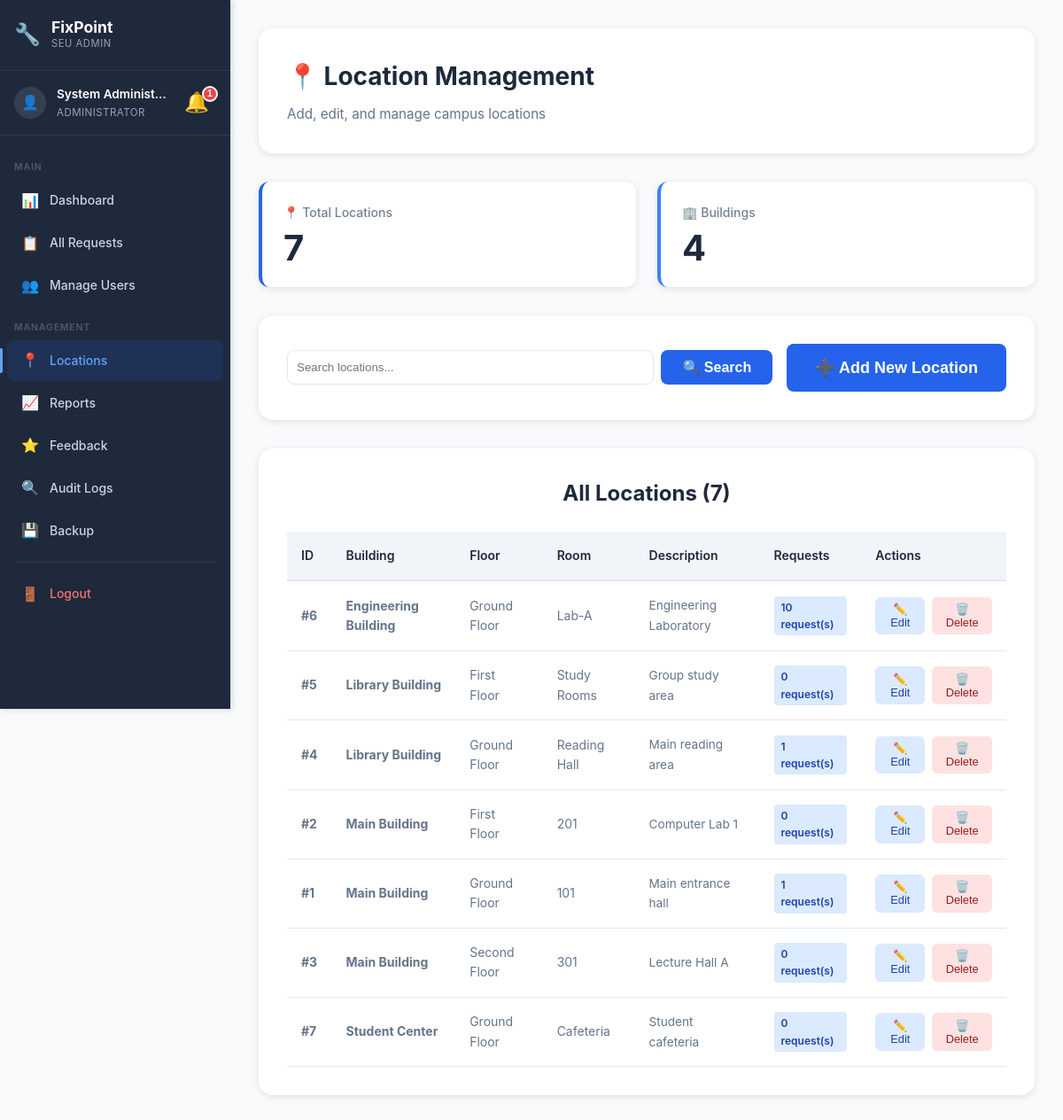
Page /admin/locations.php (signed in) on the committed database.
### tables this page shows
CREATE TABLE `location` (
  `LocationID` int(11) NOT NULL AUTO_INCREMENT,
  `BuildingName` varchar(100) NOT NULL,
  `FloorNumber` varchar(20) DEFAULT NULL,
  `RoomNumber` varchar(50) DEFAULT NULL,
  `Description` text DEFAULT NULL,
  PRIMARY KEY (`LocationID`)
);

### config/helpers.php (called while the page is built, shortened)
<?php
function e($string) {
    return htmlspecialchars($string, ENT_QUOTES, 'UTF-8');
}
?>

### admin/locations.php (the view, shortened to what this page needs)
<?php
require_once __DIR__ . '/../config/database.php';
require_once __DIR__ . '/../config/helpers.php';
$search = isset($_GET['search']) ? trim($_GET['search']) : '';
$sql = "SELECT
            l.LocationID,
            l.BuildingName,
            l.FloorNumber,
            l.RoomNumber,
            l.Description,
            COUNT(mr.RequestID) as RequestCount,
            SUM(CASE WHEN mr.StatusID NOT IN (
                SELECT StatusID FROM status WHERE StatusName IN ('Completed', 'Cancelled')
            ) THEN 1 ELSE 0 END) as ActiveCount
        FROM location l
        LEFT JOIN maintenancerequest mr ON l.LocationID = mr.LocationID
        WHERE 1=1";
$sql .= " GROUP BY l.LocationID ORDER BY l.BuildingName, l.FloorNumber, l.RoomNumber";
$locations = $conn->query($sql)->fetch_all(MYSQLI_ASSOC);
$buildings_sql = "SELECT DISTINCT BuildingName FROM location ORDER BY BuildingName";
$buildings = $conn->query($buildings_sql)->fetch_all(MYSQLI_ASSOC);
$total_locations = count($locations);
$total_buildings = count($buildings);
$current_page = 'locations';
?>
<!DOCTYPE html>
<html lang="en">
<head>
    <link rel="stylesheet" href="../assets/css/style.css">
    <link rel="stylesheet" href="../assets/css/dashboard.css">
    <link rel="stylesheet" href="../assets/css/sidebar.css">
</head>
<body class="has-sidebar">
    <aside class="sidebar" id="sidebar">
        <div class="sidebar-header">
            <div class="sidebar-logo">
                <span class="sidebar-logo-icon">🔧</span>
                <div>
                    <span class="sidebar-logo-text">FixPoint</span>
                    <span class="sidebar-logo-sub">SEU Admin</span>
                </div>
            </div>
        </div>
        <div class="sidebar-user">
            <div class="sidebar-avatar">👤</div>
            <div class="sidebar-user-info">
                <span class="sidebar-user-name"><?php echo e($_SESSION['name']); ?></span>
                <span class="sidebar-user-role">Administrator</span>
            </div>
            <?php include __DIR__ . '/../includes/notification-bell.php'; ?>
        </div>
        <nav class="sidebar-nav">
            <div class="sidebar-section-label">Main</div>
            <a href="dashboard.php" class="sidebar-link <?php echo $current_page === 'dashboard' ? 'active' : ''; ?>">
                <span class="sidebar-icon">📊</span><span>Dashboard</span>
            </a>
            <a href="all-requests.php" class="sidebar-link <?php echo $current_page === 'all-requests' ? 'active' : ''; ?>">
                <span class="sidebar-icon">📋</span><span>All Requests</span>
            </a>
            <a href="users.php" class="sidebar-link <?php echo $current_page === 'users' ? 'active' : ''; ?>">
                <span class="sidebar-icon">👥</span><span>Manage Users</span>
            </a>
            <div class="sidebar-section-label">Management</div>
            <a href="locations.php" class="sidebar-link <?php echo $current_page === 'locations' ? 'active' : ''; ?>">
                <span class="sidebar-icon">📍</span><span>Locations</span>
            </a>
            <a href="reports.php" class="sidebar-link <?php echo $current_page === 'reports' ? 'active' : ''; ?>">
                <span class="sidebar-icon">📈</span><span>Reports</span>
            </a>
            <a href="all-feedback.php" class="sidebar-link <?php echo $current_page === 'all-feedback' ? 'active' : ''; ?>">
                <span class="sidebar-icon">⭐</span><span>Feedback</span>
            </a>
            <a href="audit-logs.php" class="sidebar-link <?php echo $current_page === 'audit-logs' ? 'active' : ''; ?>">
                <span class="sidebar-icon">🔍</span><span>Audit Logs</span>
            </a>
            <a href="backup.php" class="sidebar-link <?php echo $current_page === 'backup' ? 'active' : ''; ?>">
                <span class="sidebar-icon">💾</span><span>Backup</span>
            </a>
            <div class="sidebar-divider"></div>
            <a href="../auth/logout.php" class="sidebar-link sidebar-logout">
                <span class="sidebar-icon">🚪</span><span>Logout</span>
            </a>
        </nav>
    </aside>
    <div class="main-content">
            <div class="topbar-notif"><?php include __DIR__ . '/../includes/notification-bell.php'; ?></div>
    <div class="dashboard">
        <div class="dashboard-container">
            <div class="dashboard-header">
                <h1 class="welcome-text">📍 Location Management</h1>
                <p class="user-info">Add, edit, and manage campus locations</p>
            </div>
            <div class="stats-grid">
                <div class="stat-card">
                    <div class="stat-label">📍 Total Locations</div>
                    <div class="stat-value"><?php echo $total_locations; ?></div>
                </div>
                <div class="stat-card info">
                    <div class="stat-label">🏢 Buildings</div>
                    <div class="stat-value"><?php echo $total_buildings; ?></div>
                </div>
            </div>
            <div class="requests-section" style="margin-bottom: 2rem;">
                <div style="display: flex; justify-content: space-between; align-items: center; flex-wrap: wrap; gap: 1rem;">
                    <form method="GET" action="" style="display: flex; gap: 0.5rem; flex: 1; min-width: 250px;">
                        <input type="text" name="search" class="form-input" placeholder="Search locations..."
                               value="<?php echo e($search); ?>" style="flex: 1; padding: 0.625rem; border: 1px solid #e2e8f0; border-radius: 0.5rem;">
                        <button type="submit" class="btn btn-primary">🔍 Search</button>
                    </form>
                    <button class="btn btn-primary btn-large" onclick="openAddModal()">➕ Add New Location</button>
                </div>
            </div>
            <div class="requests-section">
                <h2 class="section-title">All Locations (<?php echo count($locations); ?>)</h2>
                <?php if (count($locations) > 0): ?>
                    <div style="overflow-x: auto;">
                        <table class="requests-table">
                            <thead>
                                <tr>
                                    <th>ID</th>
                                    <th>Building</th>
                                    <th>Floor</th>
                                    <th>Room</th>
                                    <th>Description</th>
                                    <th>Requests</th>
                                    <th>Actions</th>
                                </tr>
                            </thead>
                            <tbody>
                                <?php foreach ($locations as $loc): ?>
                                    <tr>
                                        <td><strong>#<?php echo $loc['LocationID']; ?></strong></td>
                                        <td><strong><?php echo e($loc['BuildingName']); ?></strong></td>
                                        <td><?php echo e($loc['FloorNumber']); ?></td>
                                        <td><?php echo e($loc['RoomNumber']); ?></td>
                                        <td>
                                            <?php if ($loc['Description']): ?>
                                                <span style="color: #64748b; font-size: 0.85rem;"><?php echo e($loc['Description']); ?></span>
                                            <?php else: ?>
                                                <span style="color: #94a3b8;">—</span>
                                            <?php endif; ?>
                                        </td>
                                        <td>
                                            <span class="loc-badge"><?php echo $loc['RequestCount']; ?> request(s)</span>
                                        </td>
                                        <td>
                                            <div style="display: flex; gap: 0.5rem;">
                                                <button class="action-btn btn-edit" onclick="openEditModal(<?php echo htmlspecialchars(json_encode($loc)); ?>)">
                                                    ✏️ Edit
                                                </button>
                                                <?php if ($loc['ActiveCount'] == 0): ?>
                                                    <button class="action-btn btn-delete" onclick="confirmDelete(<?php echo $loc['LocationID']; ?>, '<?php echo e($loc['BuildingName'] . ' - ' . $loc['RoomNumber']); ?>')">
                                                        🗑️ Delete
                                                    </button>
                                                <?php else: ?>
                                                    <button class="action-btn" style="background: #f1f5f9; color: #94a3b8; cursor: not-allowed;" disabled title="Has active requests">
                                                        🔒 In Use
                                                    </button>
                                                <?php endif; ?>
                                            </div>
                                        </td>
                                    </tr>
                                <?php endforeach; ?>
                            </tbody>
                        </table>
                    </div>
                <?php endif; ?>
            </div>
        </div>
    </div>
    </div>
</body>
</html>

### assets/css/style.css (style rules this page uses)
* { margin: 0; padding: 0; box-sizing: border-box; }
:root { --primary-color: #2563eb; --primary-dark: #1e40af; --secondary-color: #64748b; --success-color: #10b981; --danger-color: #ef4444; --warning-color: #f59e0b; --dark: #1e293b; --gray: #64748b; --light-gray: #f1f5f9; --white: #ffffff; --shadow: 0 4px 6px rgba(0, 0, 0, 0.1); --shadow-lg: 0 10px 25px rgba(0, 0, 0, 0.15); }
body { font-family: -apple-system, BlinkMacSystemFont, 'Segoe UI', Roboto, 'Helvetica Neue', Arial, sans-serif; line-height: 1.6; color: var(--dark); background-color: var(--white); }
.btn { display: inline-block; padding: 0.625rem 1.5rem; border-radius: 0.5rem; text-decoration: none; font-weight: 600; transition: all 0.3s; cursor: pointer; border: none; font-size: 1rem; }
.btn-primary { background: var(--primary-color); color: var(--white); }
.btn-large { padding: 1rem 2rem; font-size: 1.125rem; }
.stat-label { font-size: 0.875rem; opacity: 0.9; }
.section-title { font-size: 2.5rem; font-weight: 700; text-align: center; margin-bottom: 1rem; color: var(--dark); }

### assets/css/dashboard.css (style rules this page uses)
.dashboard { min-height: 100vh; background: #f8fafc; }
.dashboard-container { max-width: 1400px; margin: 0 auto; padding: 2rem; }
.dashboard-header { background: white; padding: 2rem; border-radius: 1rem; box-shadow: 0 2px 8px rgba(0,0,0,0.1); margin-bottom: 2rem; }
.welcome-text { font-size: 1.75rem; font-weight: 700; color: #1e293b; margin-bottom: 0.5rem; }
.user-info { color: #64748b; font-size: 0.95rem; }
.stats-grid { display: grid; grid-template-columns: repeat(auto-fit, minmax(250px, 1fr)); gap: 1.5rem; margin-bottom: 2rem; }
.stat-card { background: white; padding: 1.5rem; border-radius: 0.75rem; box-shadow: 0 2px 8px rgba(0,0,0,0.1); border-left: 4px solid #2563eb; transition: transform 0.2s; }
.stat-card.info { border-left-color: #3b82f6; }
.stat-label { font-size: 0.875rem; color: #64748b; margin-bottom: 0.5rem; font-weight: 500; }
.stat-value { font-size: 2.5rem; font-weight: 700; color: #1e293b; line-height: 1; }
.requests-section { background: white; padding: 2rem; border-radius: 1rem; box-shadow: 0 2px 8px rgba(0,0,0,0.1); }
.section-title { font-size: 1.5rem; font-weight: 700; color: #1e293b; margin-bottom: 1.5rem; }
.requests-table { width: 100%; border-collapse: collapse; overflow-x: auto; }
.requests-table th { background: #f1f5f9; padding: 1rem; text-align: left; font-weight: 600; color: #1e293b; border-bottom: 2px solid #e2e8f0; font-size: 0.875rem; white-space: nowrap; }
.requests-table td { padding: 1rem; border-bottom: 1px solid #e2e8f0; color: #64748b; font-size: 0.875rem; }

### admin/locations.php (style rules this page uses)
.loc-badge { display: inline-block; background: #dbeafe; color: #1e40af; padding: 0.2rem 0.5rem; border-radius: 0.25rem; font-size: 0.75rem; font-weight: 600; }
.action-btn { padding: 0.4rem 0.75rem; border-radius: 0.375rem; font-size: 0.8rem; font-weight: 500; border: none; cursor: pointer; transition: all 0.2s; text-decoration: none; }
.btn-edit { background: #dbeafe; color: #1e40af; }
.btn-delete { background: #fee2e2; color: #991b1b; }

### rows in the picture
location: LocationID "6", BuildingName "Engineering Building", FloorNumber "Ground Floor", RoomNumber "Lab-A", Description "Engineering Laboratory", RequestCount "10"
location: LocationID "5", BuildingName "Library Building", FloorNumber "First Floor", RoomNumber "Study Rooms", Description "Group study area", RequestCount "0"
location: LocationID "4", BuildingName "Library Building", FloorNumber "Ground Floor", RoomNumber "Reading Hall", Description "Main reading area", RequestCount "1"
location: LocationID "2", BuildingName "Main Building", FloorNumber "First Floor", RoomNumber "201", Description "Computer Lab 1", RequestCount "0"
location: LocationID "1", BuildingName "Main Building", FloorNumber "Ground Floor", RoomNumber "101", Description "Main entrance hall", RequestCount "1"
location: LocationID "3", BuildingName "Main Building", FloorNumber "Second Floor", RoomNumber "301", Description "Lecture Hall A", RequestCount "0"
location: LocationID "7", BuildingName "Student Center", FloorNumber "Ground Floor", RoomNumber "Cafeteria", Description "Student cafeteria", RequestCount "0"

### other values in the picture
$_SESSION['name'] "System Administ…"
$_notif_count "1"
$total_locations "7"
$total_buildings "4"
count($locations) "7"
